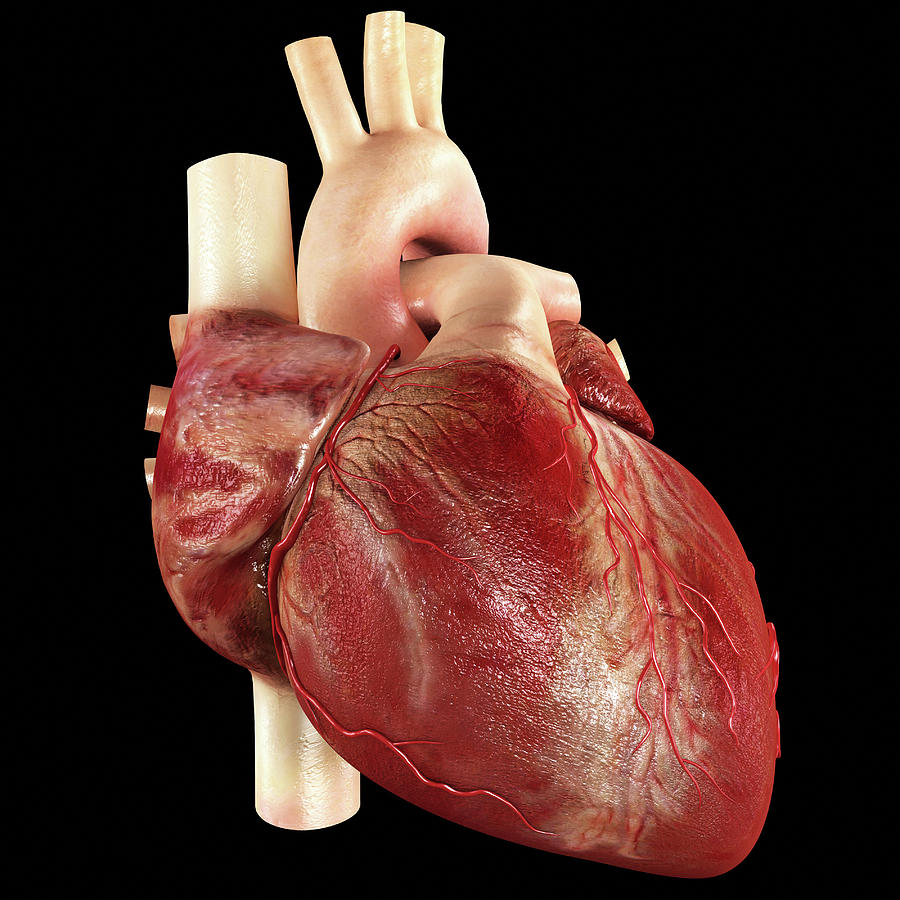
#> input picture Traitement_image/COntour_histogramme/coeur.jpg, 900 x 900 px
$ python Contour_et_Histogramme.py
#> lines starting #> are read from the running program, lines starting #| are printed output that depends on the picture; after the words box and inside, x2 and y2 are one past the last pixel; in counts of white or black regions, pixels touching at a corner belong together
import numpy as np
import cv2 as cv
from matplotlib import pyplot as plt


image=cv.imread("coeur.jpg")
#> image is the input picture: shape (900, 900, 3); mean B, G, R 37.6, 44, 74.6
cv.imshow('image originale',image)
#=====================
source = cv.cvtColor(image, cv.COLOR_BGR2GRAY)
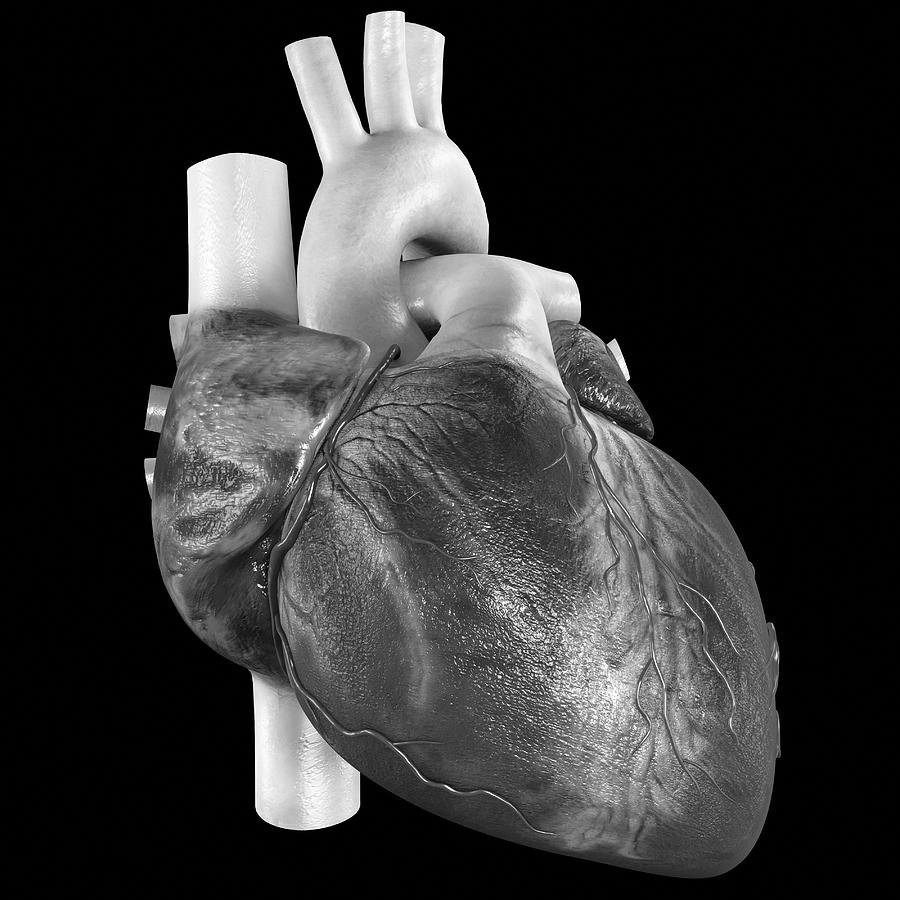
#> source: shape (900, 900); min 0, max 255, mean 52.4


# Detection de contour

# lien vers la doc : https://docs.opencv.org/4.x/df/d0d/tutorial_find_contours.html
# lien vers la doc : https://docs.opencv.org/4.x/da/d5c/tutorial_canny_detector.html

max_lowThreshold = 150
window_canny_name = 'Image des contours - Canny Edge Detection'
title_canny_trackbar = 'Min Threshold:'
ratio = 3
kernel_canny_size = 3

print(source.dtype)
#| uint8
print(source.shape)
#| (900, 900)

def CannyThreshold(val):
#> called with val = 0
    low_threshold = val

	#img_blur = cv.blur(source, (3,3)) # flou basique
    img_blur = cv.GaussianBlur(source, (3,3), 1.4) # flou gaussien, valeur de sigma choisi avec la page wikipedia : https://en.wikipedia.org/wiki/Canny_edge_detector?oldid=498925521#Noise_reduction

    print(img_blur.dtype)
#| uint8
    print(img_blur.shape)
#| (900, 900)
	# application de l'algorithme de Canny pour la détection de contours qui va comparer les gradients de l'image floutée avec les seuils
    detected_edges = cv.Canny(img_blur, low_threshold, low_threshold*ratio, kernel_canny_size)
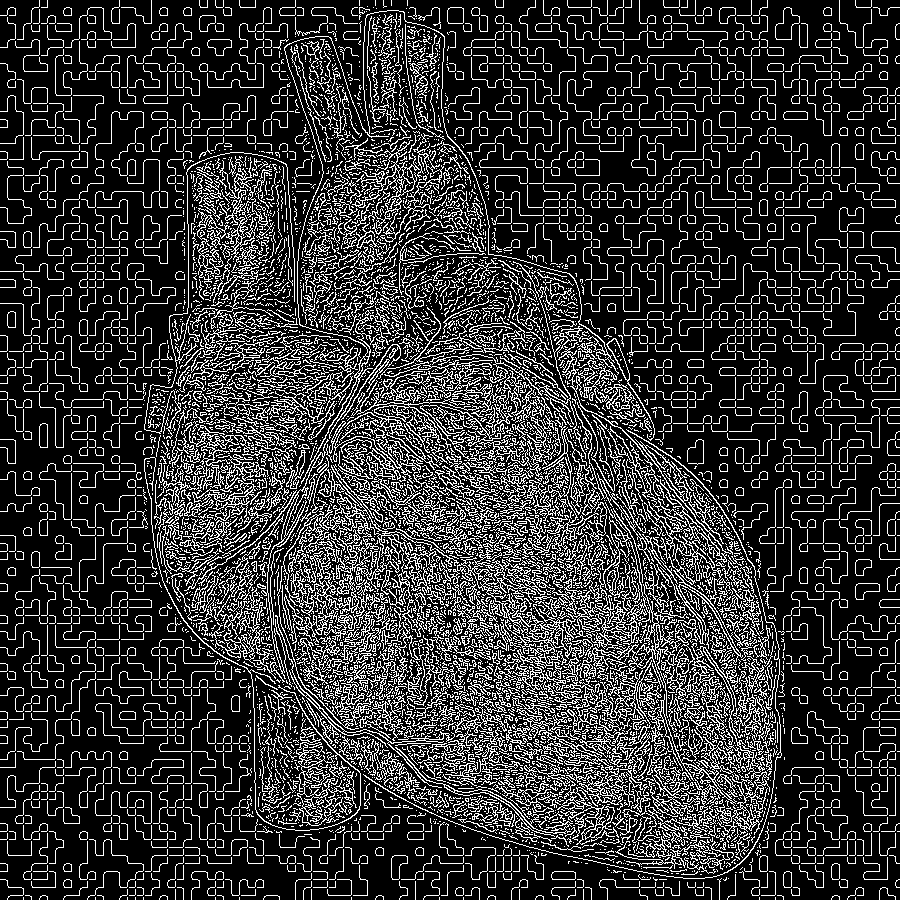
#> detected_edges: shape (900, 900); 20% white in thin lines or dots
	# masque = seuillage binaire pour ne garder que les contours détectés
    mask = detected_edges != 0
#> mask: shape (900, 900) bool; 20% white in thin lines or dots
    image_contour = cv.bitwise_and(source, source, mask=detected_edges) # demandé à chat GPT parce que je ne comprenais pas comment faire sachant que j'avais des typage correcte
    cv.imshow(window_canny_name, image_contour)
    return detected_edges


cv.namedWindow(window_canny_name)
cv.createTrackbar(title_canny_trackbar, window_canny_name , 0, max_lowThreshold, CannyThreshold)
# appel initial pour afficher l'image
CannyThreshold(0)


# Détection de contours
def detect_contours(val):
	image_canny = CannyThreshold(250)  # on utilise un seuil fixe pour la détection de contours
#> call 2 of CannyThreshold, with val = 250
#| uint8
#| (900, 900)
#> in CannyThreshold (call 2), `detected_edges = cv.Canny(img_blur, low_threshold, low_threshold*ratio..`:
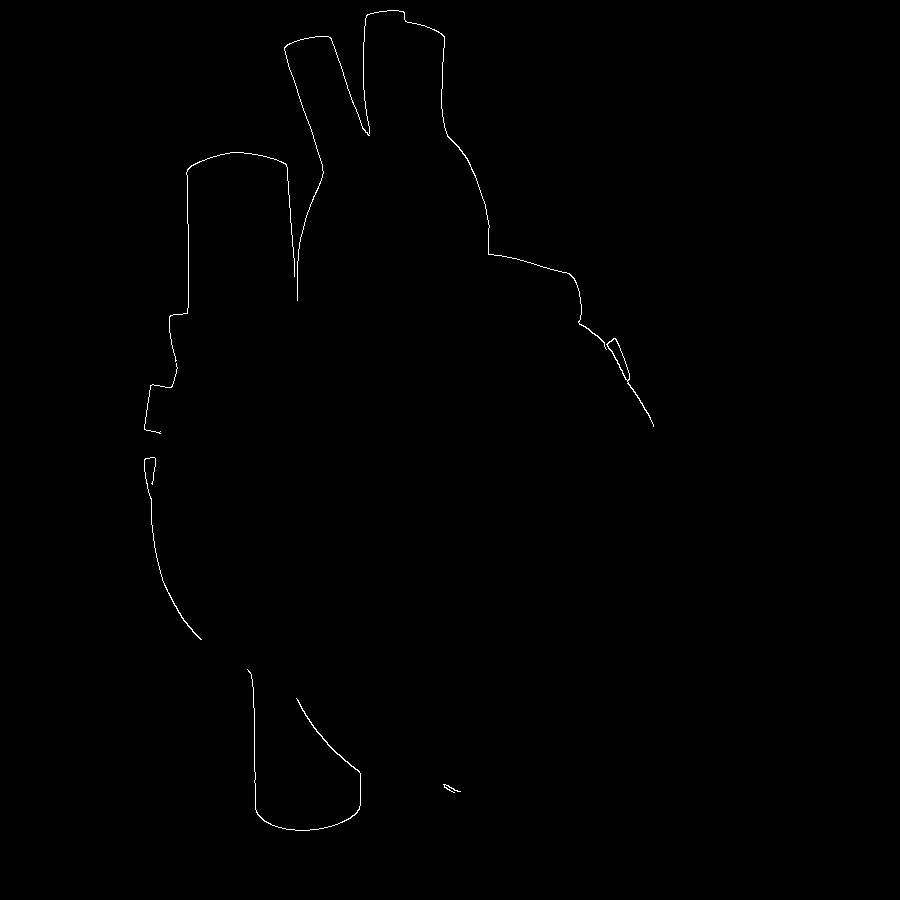
#> detected_edges: shape (900, 900); 0.31% white in thin lines or dots, all inside (x1, y1, x2, y2) = (144, 10, 654, 831)
	contours, hierarchy = cv.findContours(image_canny, cv.RETR_TREE, cv.CHAIN_APPROX_SIMPLE)
#> contours = 8 contours, 3 with area under 20; largest, box (x1, y1, x2, y2) and area: (606, 338, 654, 427) 356, (607, 338, 630, 381) 302, (247, 669, 361, 831) 84, (284, 10, 607, 350) 84, (144, 457, 202, 640) 40
	# création d'une image noire pour dessiner les contours
	image_contours = np.zeros_like(image)
	# dessin des contours en rouge
	for i in range(len(contours)):
		cv.drawContours(image_contours, contours, i, (0, 0, 255), 2, cv.LINE_8, hierarchy, 0)
#> this loop made 8 passes

	cv.imshow('Contours', image_contours)

cv.namedWindow('Contours')
detect_contours(0)


# =====================
image=cv.imread("coeur.jpg")


# Histogramme de l'image en utilisant OpenCV -> obligatoire pour une image en couleur
# doc : https://docs.opencv.org/4.x/d1/db7/tutorial_py_histogram_begins.html
# Couleurs
plt.figure()
colors = ('b', 'g', 'r')
for i, col in enumerate(colors):
	histogramme = cv.calcHist([image],[i], None, [256], [0, 256])
	plt.plot(histogramme, color=col)
	plt.xlim([0, 256])
plt.title('Histogramme des couleurs de l\'image')
plt.xlabel('Intensité des pixels')
plt.ylabel('Nombre de pixels')


# Histogramme de l'image en utilisant Matplotlib
# en niveau de gris
plt.figure()
plt.hist((cv.cvtColor(image, cv.COLOR_BGR2GRAY)).ravel(),256,[0,256])
plt.title('Histogramme en niveaux de gris de l\'image')
plt.xlabel('Intensité des pixels')
plt.ylabel('Nombre de pixels')

# histogramme egalisation
# doc : https://docs.opencv.org/4.x/d5/daf/tutorial_py_histogram_equalization.html
# doc : https://en.wikipedia.org/wiki/Histogram_equalization

# directement faire une egalisation d'histogramme avec limites adaptatives avec la methode CLAHE
clahe = cv.createCLAHE()
cl1 = clahe.apply(cv.cvtColor(image, cv.COLOR_BGR2GRAY))
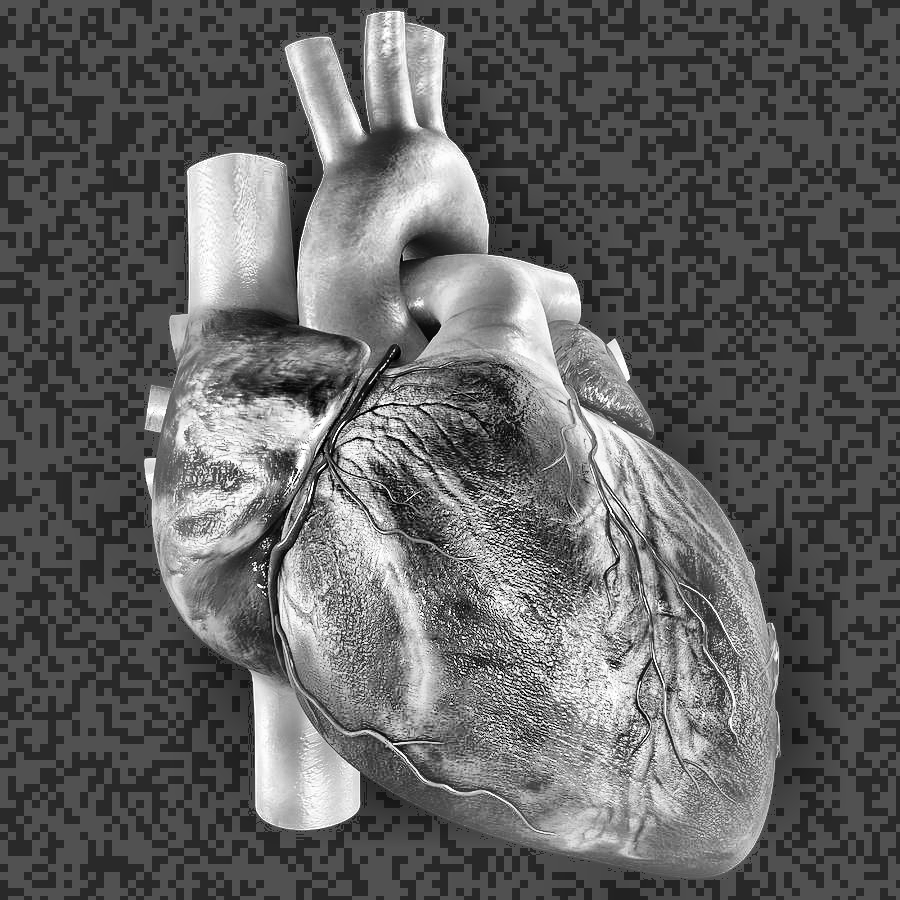
#> cl1: shape (900, 900); min 0, max 255, mean 97.6
cv.imwrite("Image_apres_egalisation_histogramme_CLAHE.jpg", cl1)
cv.imshow('Image après egalisation d\'histogramme avec CLAHE', cl1)

imclahe = cv.imread("Image_apres_egalisation_histogramme_CLAHE.jpg")
#> imclahe: shape (900, 900, 3); min 0, max 255, mean 97.6
plt.figure()
plt.hist(imclahe.ravel(),256,[0,256])
plt.title('Histogramme de l\'image apres egalisation d\'histogramme avec CLAHE')
plt.xlabel('Intensité des pixels')
plt.ylabel('Nombre de pixels')

plt.show()
#> figure, not shown here; curve peaks at x = 1, y = 270240; curve peaks at x = 1, y = 271279; curve peaks at x = 1, y = 270762
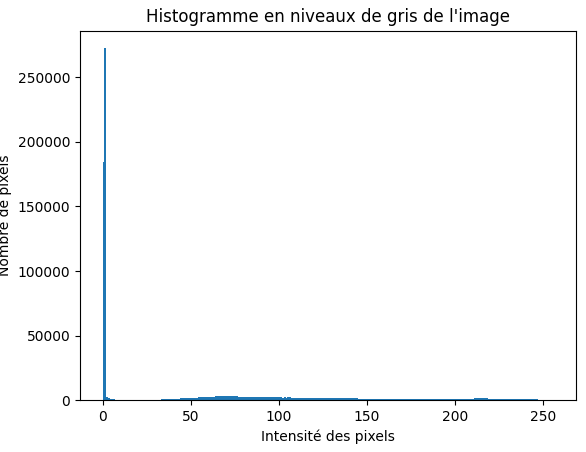
#> figure drawn by matplotlib, 1 panel; tallest bar 272582 high, from x = 1 to 2
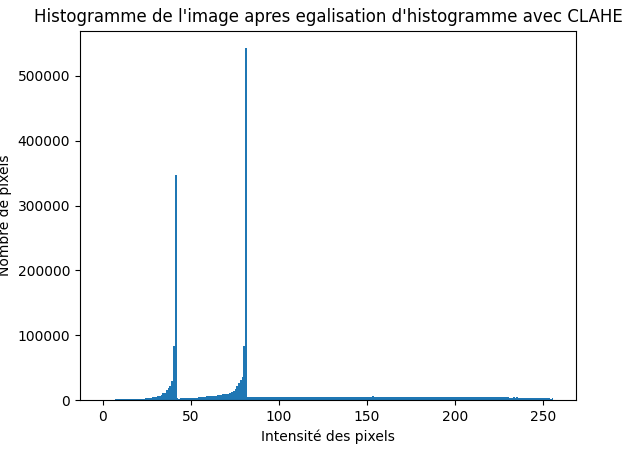
#> figure drawn by matplotlib, 1 panel; tallest bar 542724 high, from x = 81 to 82


# ======================
# attente avant fermeture des fenetres
cv.waitKey(0)
cv.destroyAllWindows()
